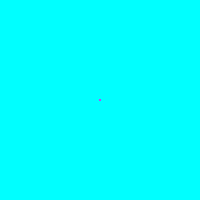
Frame 1 (no input)
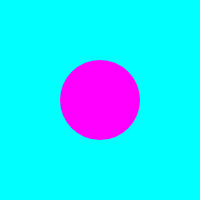
Frame 60 (no input)
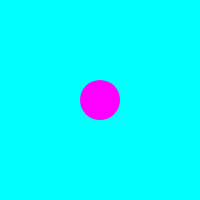
Frame 120 (the mouse pressed at the canvas centre since frame 60)

The p5.js sketch that drew these frames (run headless with seeded random() and noise() and a simulated clock; from frame 60 on, the mouse is pressed at the canvas centre):

// p5.js sketch
// ── sketch.js
// 練習問題「心臓の鼓動のように大きくなったり小さくなったりする円」
let count;
let cycle;

function setup(){
  createCanvas(200, 200);
  count = 0;
  cycle = 100;
}

function draw(){
  count = (count + 1) % cycle;
  // BLANK[1]
  noStroke()
  if(keyIsDown(" ".charCodeAt(0))){
    background(0, 0, 255);
    fill(255,0,0);
    if(count < 1/4 * cycle){
      size = 4 * count;
    }
    if(count > 1/4 * cycle && count < 1/2 * cycle){
      size = 4 * (count - 2 * (count - 1/4 * cycle));
    }
    if(count > 1/2 * cycle && count < 3/4 * cycle){
      size = 4 * (count - 1/2 * cycle)
    }
    if(count > 3/4 * cycle){
      size = 4 * (count - (2 * (count - 3/4 * cycle) + 1/2 * cycle))
    }
  }
  else{
    background(0, 255, 255);
    fill(255,0,255);
    if(count < 1/2 * cycle){
      size = 2 * count;
    }
    if(count > 1/2 * cycle){
      size = 2 * (count - 2 * (count - 1/2 * cycle));
    }
  }
  
  ellipse(width / 2, height / 2, size);
}
